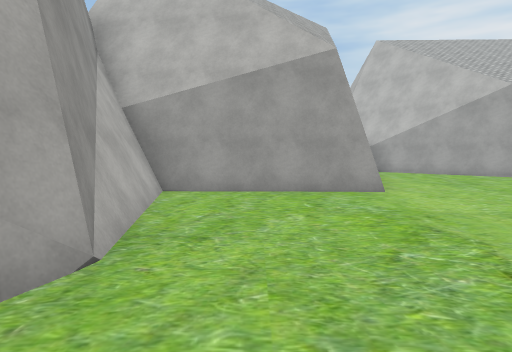
View 1 (above)

23 first-person views from a walk through a 3-D level made in the Unity game engine. The camera is 1.5 m above the floor, tilts 4° down and sees 75° across. The floor is counted in squares, 2 m on a side. Each view is taken from the middle of a square. On the plan, view 1 faces up. The plan holds only what a view shows up to about 11 squares ahead; the rest is blank. The place goes on beyond the plan. The player is left out. Some surface patterns are stand-ins.

View 2
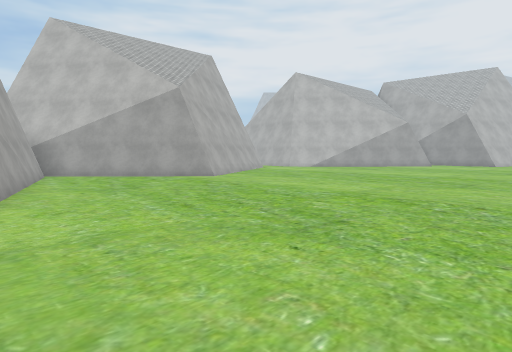

View 3
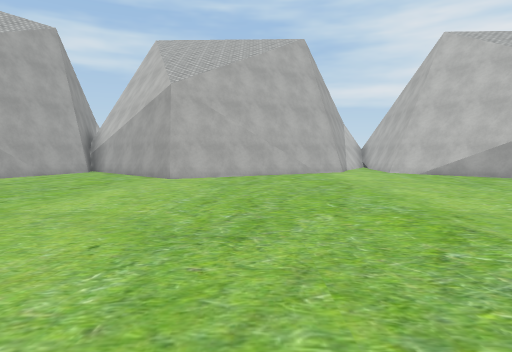

View 4
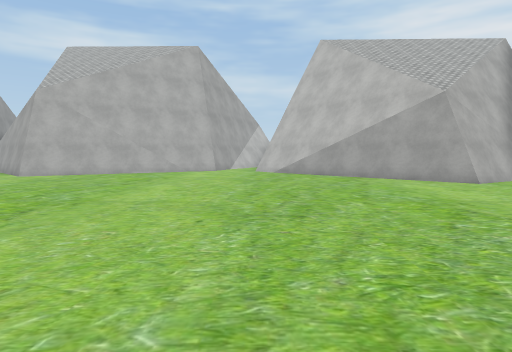

View 5
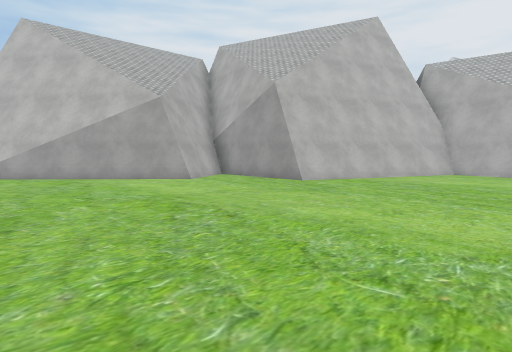

View 6
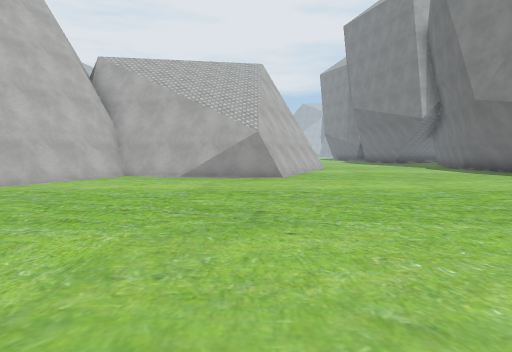

View 7
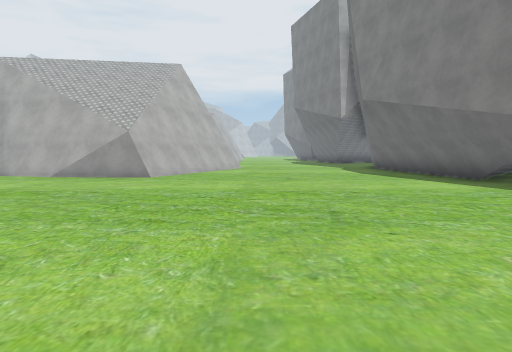

View 8
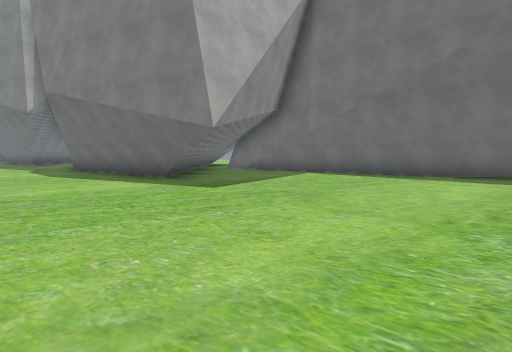

View 9
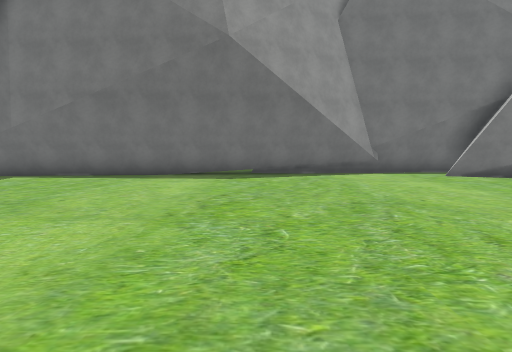

View 10
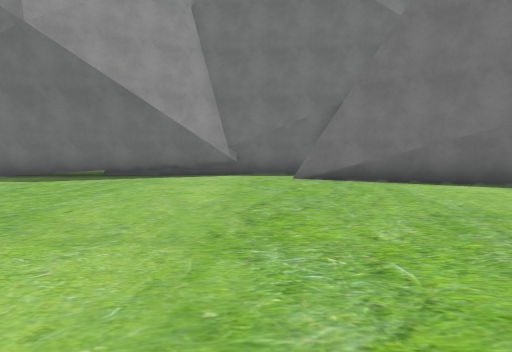

View 11
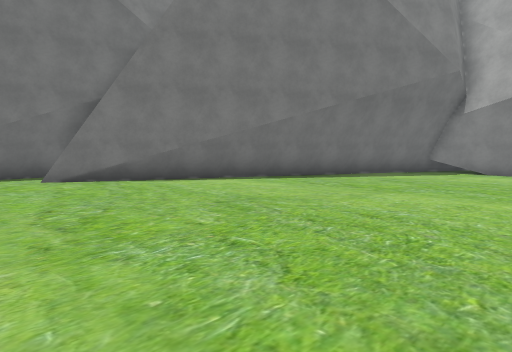

View 12
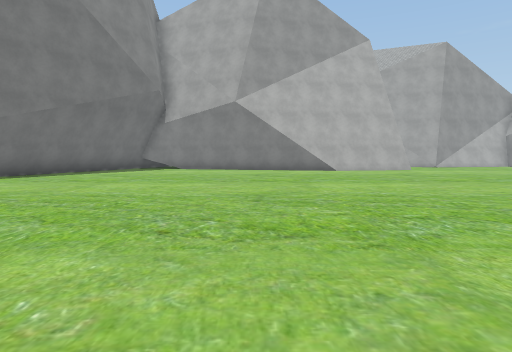

View 13
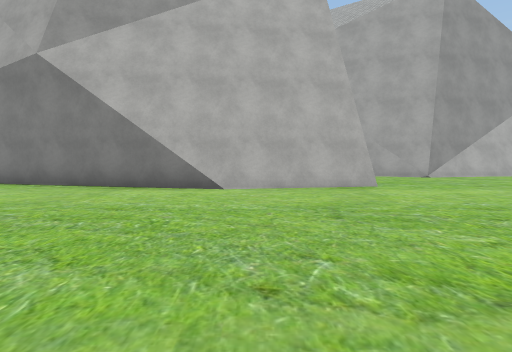

View 14
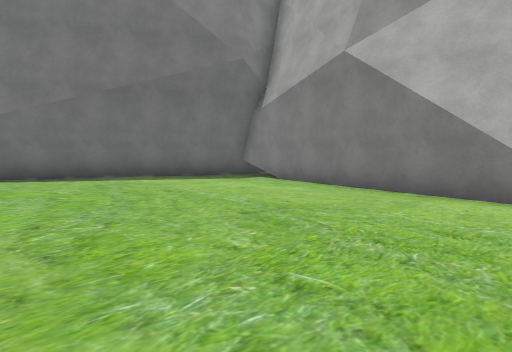

View 15
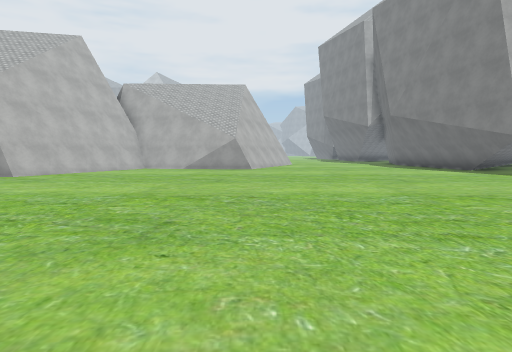

View 16
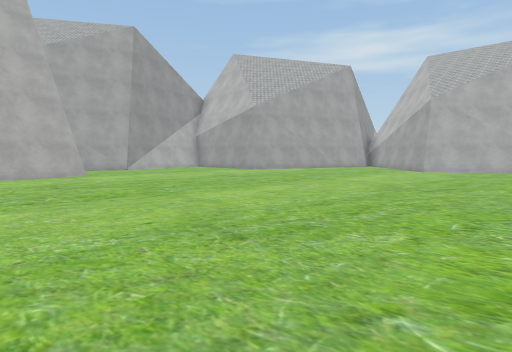

View 17
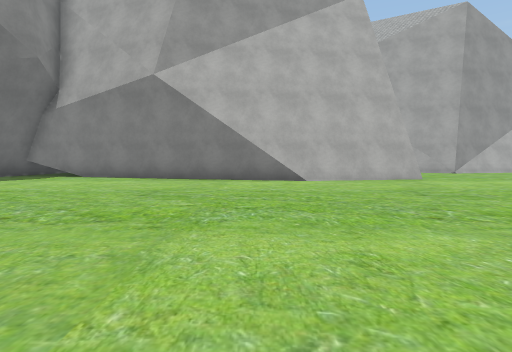

View 18
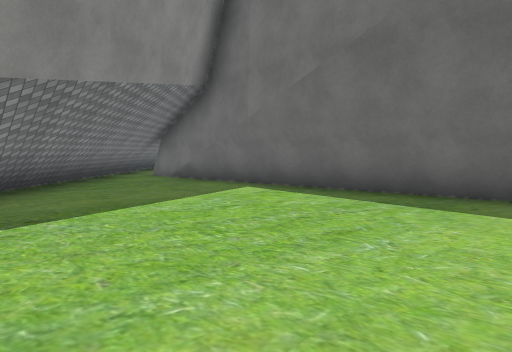

View 19
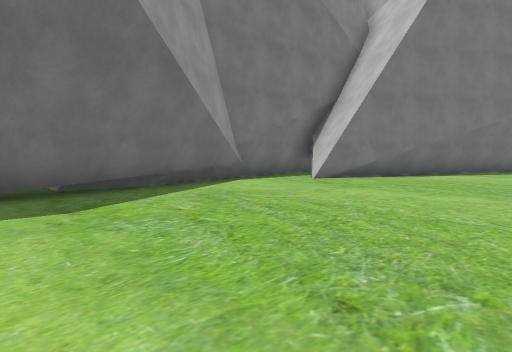

View 20
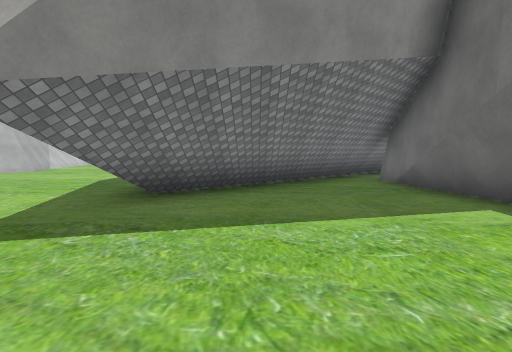

View 21
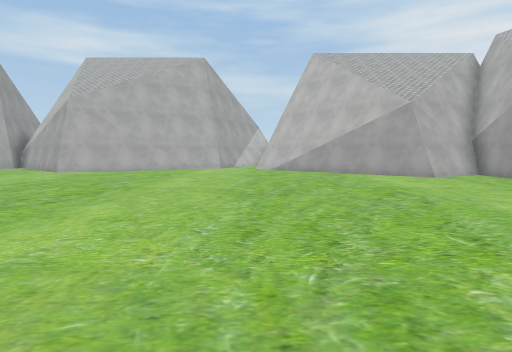

View 22
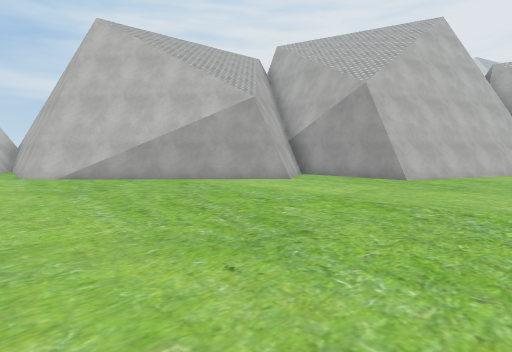

View 23
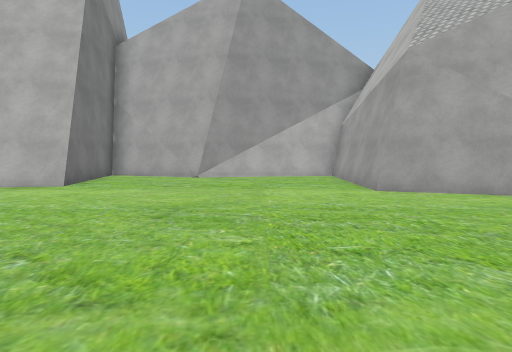

### Floor plan
Points are (right, up) in squares from view 1. A wall is a line through its corners. A room is listed if a view was taken in it or the views show most of it. See-through windows are left out.
Room 1 (views 1, 2, 3, 4, 5, 6, 7, 8, 9, 10, 11, 12, 13, 14, 15, 16, 17, 18, 19, 20, 21, 22, 23)
walls: (2.1, -4) (0.3, -12.2) (9.4, -16.1); (9.1, -15.9) (11.9, -17.7); (24.9, -11.7) (29.3, -11.3); (11.6, -17.2) (10.9, -18.5); (25.7, -11.9) (29, -11.6); (28.3, -1.2) (29.1, 2.6); (13.6, -19) (14.1, -18.7) (27.1, -17.2) (29.6, -17.5); (18.1, 10.5) (17.5, 11.3); (29.1, -2.8) (28.2, -2.4) (28.3, -0.1); (10.8, 11) (8.5, 9.7) (6.5, 11.6); (10.9, -19.3) (28.5, -17.3); (23.4, 8.5) (21.3, 7.3) (17.5, 11); (28.8, 2.4) (23.4, 4.7); (28.9, 2.6) (23.4, 4.9) (23.6, 8.1); (0, -12.4) (11.8, -17.3); (-2.1, -0.8) (1.3, -0.4) (2.1, -4.8); (-1.7, 3.7) (-1.3, 2.3) (-2.1, -0.3); (4.1, 11.6) (2.4, 6.5) (-2.4, 6.6); (-2.2, 6.7) (-1.5, 3)
low walls: (1.7, -1.5) (2.1, -4); (11.8, -17.3) (11.3, -18.1); (28.3, -0.1) (28.9, 2.6); (26.6, -12) (29, -11.8); (23, 8) (22, 7.4); (29, -3.1) (28.4, -2.9); (15.6, -19) (18.2, -19.3); (11.1, 11) (8.6, 9.6); (11.1, -19.5) (16.1, -18.9); (-1.9, 6.5) (-1.5, 4.2)

Positions as (right, up) in squares from view 1, and headings:
1: (0, 0), facing up
2: (2, 1), facing up-right
3: (11, 0), facing up
4: (16, -1), facing up
5: (16, -1), facing up-right
6: (18, -2), facing right
7: (18, -6), facing right
8: (18, -7), facing down-right
9: (18, -7), facing down
10: (13, -8), facing down
11: (14, -8), facing down-left
12: (16, -7), facing left
13: (9, -3), facing left
14: (8, -4), facing down-left
15: (13, -3), facing right
16: (13, -4), facing up-left
17: (11, -5), facing left
18: (20, -12), facing down-right
19: (20, -12), facing down-left
20: (21, -14), facing right
21: (16, -3), facing up
22: (14, 1), facing up-right
23: (9, 4), facing left
